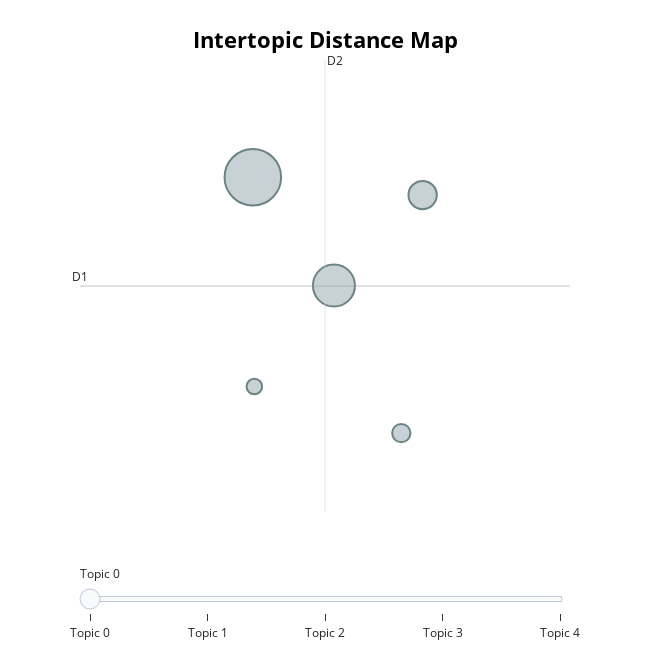

Notebook cell for this chart:
### Code cell
# Visualize intertopic distance
tp_model.visualize_topics()

### Figure 1 — Plotly figure (JSON) as saved in the notebook; plotly's stock layout.template omitted (floating-point values rounded to 4 significant figures)
{"data": [{"customdata": [[0, "know | feel | thing | life | want", 172], [1, "feel | know | thing | want | life", 95], [2, "behavior | hyperactive | feel | know | people", 43], [3, "feel | thing | think | suicide | know", 18], [4, "think | know | feel | want | life", 13]], "hovertemplate": "<b>Topic %{customdata[0]}</b><br>%{customdata[1]}<br>Size: %{customdata[2]}", "legendgroup": "", "marker": {"color": "#B0BEC5", "line": {"color": "DarkSlateGrey", "width": 2}, "size": [172, 95, 43, 18, 13], "sizemode": "area", "sizeref": 0.1075, "symbol": "circle"}, "mode": "markers", "name": "", "orientation": "v", "showlegend": false, "type": "scatter", "x": [-8.268, -7.686, -7.049, -7.202, -8.257], "xaxis": "x", "y": [3.711, 3.197, 3.627, 2.496, 2.718], "yaxis": "y"}], "layout": {"annotations": [{"showarrow": false, "text": "D1", "x": -9.508, "y": 3.195, "yshift": 10}, {"showarrow": false, "text": "D2", "x": -7.75, "xshift": 10, "y": 4.268}], "height": 650, "hoverlabel": {"bgcolor": "white", "font": {"family": "Rockwell", "size": 16}}, "legend": {"itemsizing": "constant", "tracegroupgap": 0}, "margin": {"t": 60}, "shapes": [{"line": {"color": "#CFD8DC", "width": 2}, "type": "line", "x0": -7.75, "x1": -7.75, "y0": 2.122, "y1": 4.268}, {"line": {"color": "#9E9E9E", "width": 2}, "type": "line", "x0": -9.508, "x1": -5.992, "y0": 3.195, "y1": 3.195}], "sliders": [{"active": 0, "pad": {"t": 50}, "steps": [{"args": [{"marker.color": [["red", "#B0BEC5", "#B0BEC5", "#B0BEC5", "#B0BEC5"]]}], "label": "Topic 0", "method": "update"}, {"args": [{"marker.color": [["#B0BEC5", "red", "#B0BEC5", "#B0BEC5", "#B0BEC5"]]}], "label": "Topic 1", "method": "update"}, {"args": [{"marker.color": [["#B0BEC5", "#B0BEC5", "red", "#B0BEC5", "#B0BEC5"]]}], "label": "Topic 2", "method": "update"}, {"args": [{"marker.color": [["#B0BEC5", "#B0BEC5", "#B0BEC5", "red", "#B0BEC5"]]}], "label": "Topic 3", "method": "update"}, {"args": [{"marker.color": [["#B0BEC5", "#B0BEC5", "#B0BEC5", "#B0BEC5", "red"]]}], "label": "Topic 4", "method": "update"}]}], "title": {"font": {"color": "Black", "size": 22}, "text": "<b>Intertopic Distance Map</b>", "x": 0.5, "xanchor": "center", "y": 0.95, "yanchor": "top"}, "width": 650, "xaxis": {"anchor": "y", "domain": [0, 1], "range": [-9.508, -5.992], "title": {"text": ""}, "type": "linear", "visible": false}, "yaxis": {"anchor": "x", "domain": [0, 1], "range": [2.122, 4.268], "title": {"text": ""}, "type": "linear", "visible": false}}}
